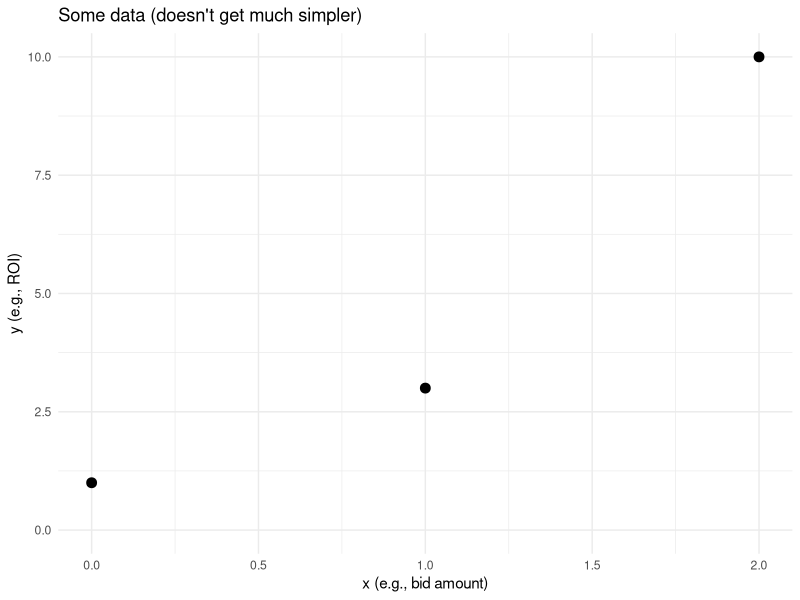
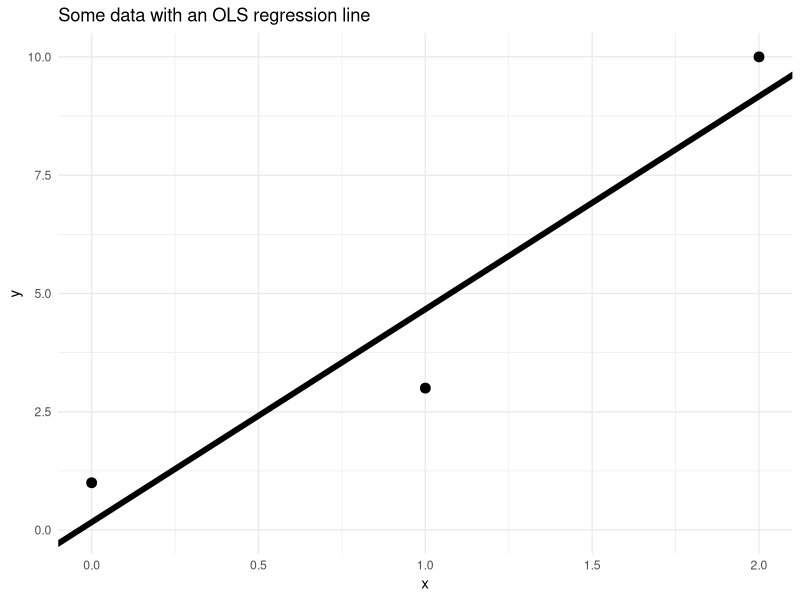
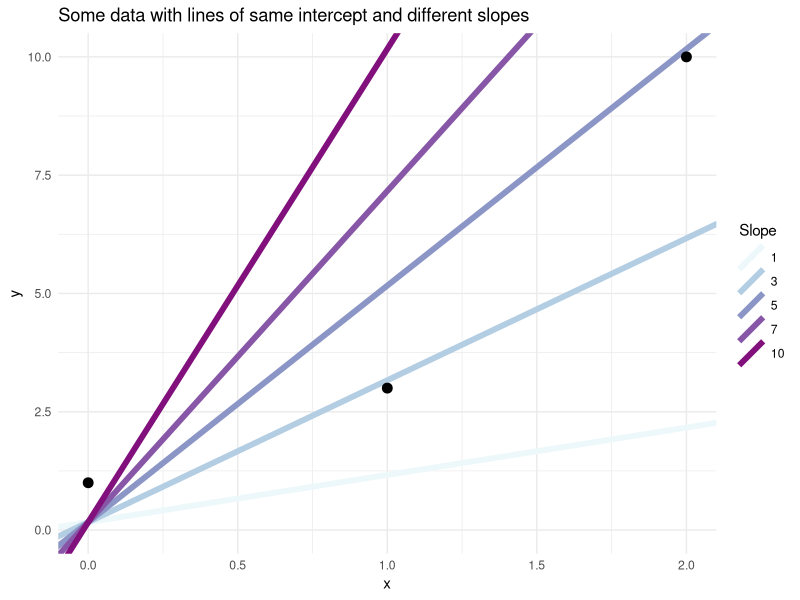
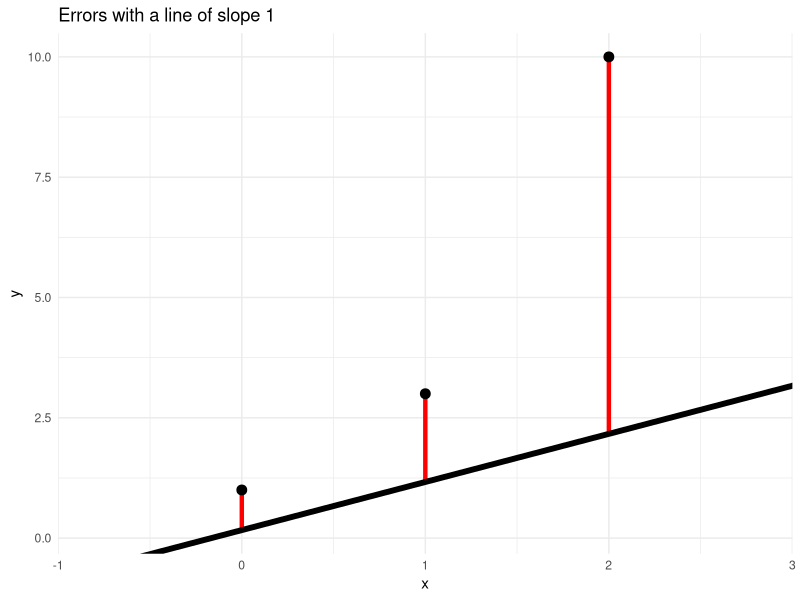
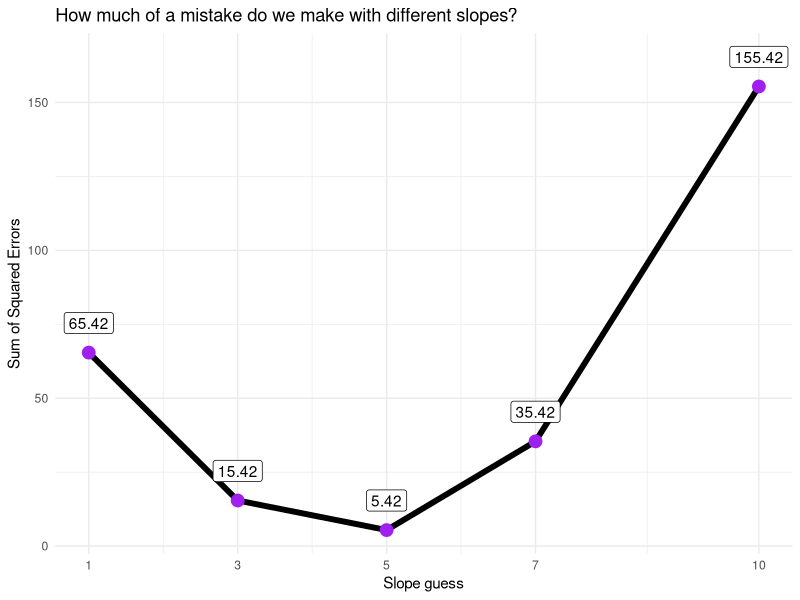
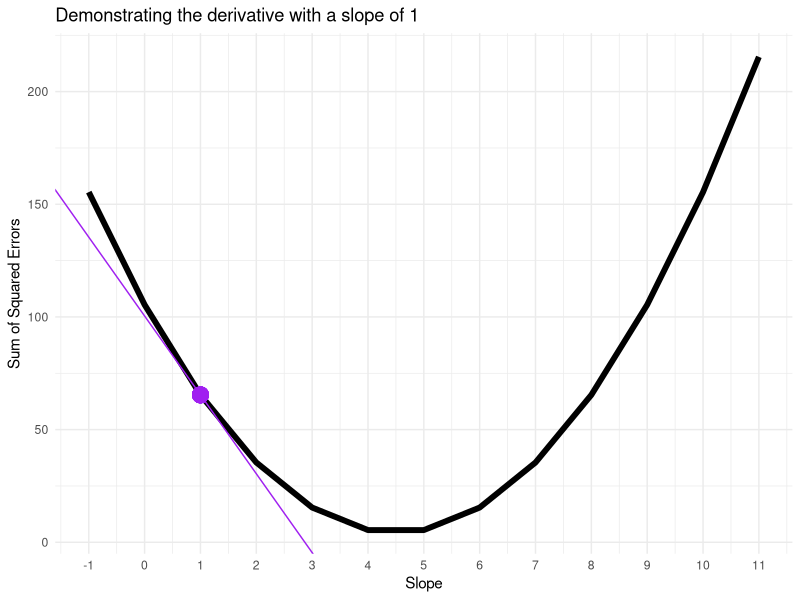
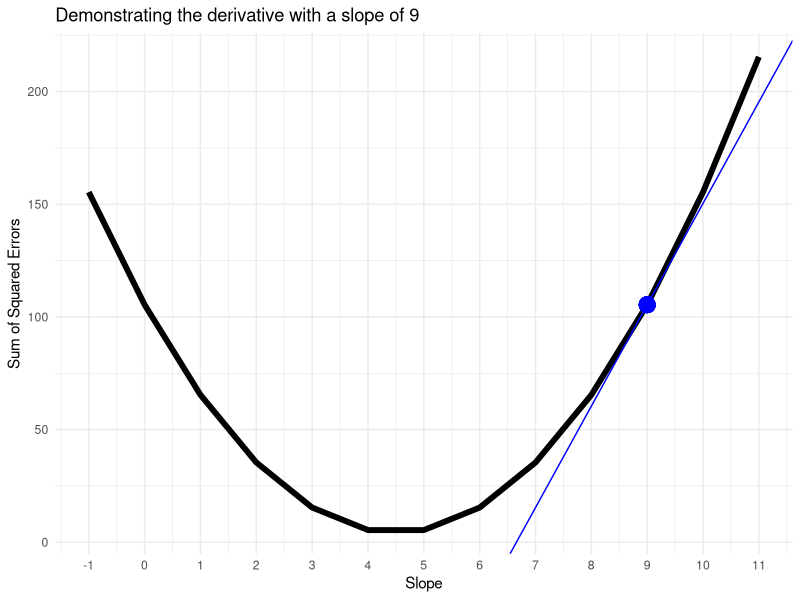
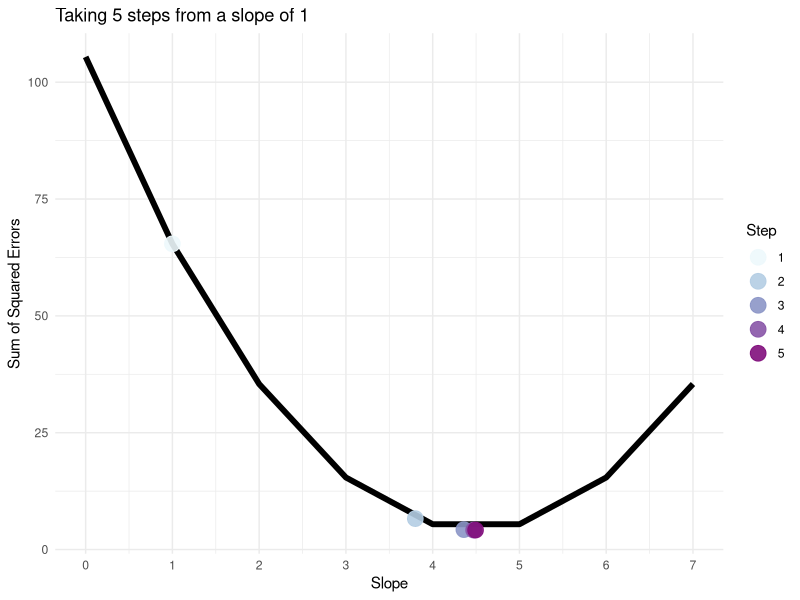

Reproduce these figures in R, in order.
## ---- chunk 1
knitr::opts_chunk$set(
  comment = "#>",
  fig.path = "temp/"
)
## ---- chunk 2
# Will be making heavy use of the tidyverse
library(tidyverse)
library(broom)
library(glue)
## ---- chunk 3
# Set default theme as minimal
theme_set(theme_minimal())
## ---- chunk 4
# Set a seed to make the analysis reproducible
set.seed(20200514)
## ---- chunk 5
# Tiny sample data set
d <- tibble(x = c(0, 1, 2),
            y = c(1, 3, 10))
## ---- chunk 6
ggplot(d, aes(x, y)) +
  geom_point(size = 3) +
  ggtitle("Some data (doesn't get much simpler)") +
  labs(x = "x (e.g., bid amount)", y = "y (e.g., ROI)") +
  scale_y_continuous(limits = c(0, max(d$y)))
## ---- chunk 7
model <- lm(y ~ x, d) %>% tidy()
model
## ---- chunk 8
ols_intercept <- model$estimate[1]
ols_slope     <- model$estimate[2]
## ---- chunk 9
cat("Intercept of",
    round(ols_intercept, 3),
    "and slope of",
    round(ols_slope, 3),
    "\n")
## ---- chunk 10
# Plot of these with the OLS solution
ggplot(d, aes(x, y)) +
  geom_point(size = 3) +
  geom_abline(intercept = ols_intercept, 
              slope = ols_slope,
              size = 2) +
  ggtitle("Some data with an OLS regression line") +
  scale_y_continuous(limits = c(0, max(d$y)))
## ---- chunk 11
slope_guesses <- tibble(slope = c(1, 3, 5, 7, 10))

ggplot(d, aes(x, y)) +
  geom_abline(
    aes(
      intercept = ols_intercept,
      slope = slope,
      color = factor(slope)
    ),
    data = slope_guesses,
    size = 2
  ) +
  geom_point(size = 3) +
  ggtitle(glue("Some data with lines of same intercept and different slopes")) +
  labs(color = "Slope") +
  scale_color_brewer(palette = 3) +
  scale_y_continuous(limits = c(0, max(d$y)))
## ---- chunk 12
# slope_guesses <- tibble(b = c(1, 7))
# 
# d %>%
#   mutate(predicted_y1 = ols_intercept + slope_guesses$b[1] * x,
#          predicted_y2 = ols_intercept + slope_guesses$b[2] * x) %>%
#   ggplot(aes(x, y)) +
#   geom_segment(aes(xend = x, yend = predicted_y1),
#                color = "red",
#                size = 1.5) +
#   geom_segment(aes(xend = x, yend = predicted_y2),
#                color = "purple",
#                size = 1.5) +
#   geom_point(size = 3) +
#   geom_abline(aes(intercept = ols_intercept,
#               slope = b),
#               data = slope_guesses,
#               size = 2) +
#   ggtitle(glue("Squared errors using a line of slope {slope_guess}")) +
#   scale_x_continuous(expand = c(0, 1))
## ---- chunk 13
slope_guess <- 1

d %>%
  mutate(predicted_y = ols_intercept + slope_guess * x) %>%
  ggplot(aes(x, y)) +
  geom_segment(aes(xend = x, yend = predicted_y),
               color = "red",
               size = 1.5) +
  # geom_text(aes(
  #   label = glue(
  #     "({y} - {round(predicted_y,1)}) squared = {round((y-predicted_y)^2,1)}"
  #   )
  # ),
  # nudge_y = 1) +
  geom_point(size = 3) +
  geom_abline(intercept = ols_intercept,
              slope = slope_guess,
              size = 2) +
  ggtitle(glue("Errors with a line of slope {slope_guess}")) +
  scale_x_continuous(expand = c(0, 1))
## ---- chunk 14
# Calculating the squared errors for a slope of 1
slope_guess <-  1

d %>%
  mutate(predicted_y = ols_intercept + slope_guess * x) %>% 
  mutate(error = y - predicted_y) %>% 
  mutate(squared_error = error^2)
## ---- chunk 15
# Summing the squared error gives:
d %>%
  mutate(predicted_y = ols_intercept + slope_guess * x) %>% 
  mutate(error = y - predicted_y) %>% 
  mutate(squared_error = error^2) %>% 
  summarise(sse = sum(squared_error))
## ---- chunk 16
# Function to add predicted y to data with x and y
add_predicted_y <- function(df, intercept, slope) {
  mutate(df, predicted_y = intercept + slope * x)
}

# Quick function to get sum of squared errors (sse) from the data
sse <- function(y, predicted_y) {
  squared_errors <- (y - predicted_y)^2
  sum(squared_errors)
}
## ---- chunk 17
# Compute Sum of Squared Errors (sse) for each slope
slope_tests <- tibble(slope_guess = c(1, 3, 5, 7, 10)) %>%
  mutate(sse = map_dbl(
    slope_guess, 
    ~ add_predicted_y(d, ols_intercept, .) %>% 
      summarise(sse = sse(y, predicted_y)) %>% 
      pull(sse)
  ))
## ---- chunk 18
slope_tests
## ---- chunk 19
slope_tests %>%
  ggplot(aes(slope_guess, sse)) +
  geom_line(size = 2) +
  geom_point(size = 4, color = "purple") +
  geom_label(aes(label = round(sse, 2)),
             nudge_y = 10) +
  labs(x = "Slope guess", y = "Sum of Squared Errors") +
  ggtitle("How much of a mistake do we make with different slopes?") +
  scale_x_continuous(breaks = slope_tests$slope_guess)
## ---- chunk 20
d %>%
  mutate(predicted_y = ols_intercept + slope_guess * x) %>% 
  mutate(error = y - predicted_y) %>% 
  mutate(squared_error = error^2)
## ---- chunk 21
# Derivative where slope = 1
sum( -2 * d$x * (d$y - ( 0.167 + 1 * d$x) ) )
## ---- chunk 22
many_slope_tests <- tibble(slope_guess = seq(-1, 11)) %>%
  mutate(sse = map_dbl(
    slope_guess, 
    ~ add_predicted_y(d, ols_intercept, .) %>% 
      summarise(sse = sse(y, predicted_y)) %>% 
      pull(sse)
  ))
## ---- chunk 23
demo_slope <- 1
derivative_at_slope <- sum( -2 * d$x * (d$y - ( 0.167 + demo_slope * d$x) ) )
error_at_slope <- many_slope_tests$sse[many_slope_tests$slope_guess == demo_slope]
derivative_intercept <- error_at_slope - derivative_at_slope * demo_slope

many_slope_tests %>%
  ggplot(aes(slope_guess, sse)) +
  geom_line(size = 2) +
  geom_abline(intercept = derivative_intercept,
              slope = derivative_at_slope,
              color = "purple") +
  geom_point(x = demo_slope, y = error_at_slope,
             size = 5, color = "purple") +
  labs(x = "Slope", y = "Sum of Squared Errors") +
  ggtitle(glue("Demonstrating the derivative with a slope of {demo_slope}")) +
  scale_x_continuous(breaks = many_slope_tests$slope_guess)
## ---- chunk 24
demo_slope <- 9
derivative_at_slope <- sum( -2 * d$x * (d$y - ( 0.167 + demo_slope * d$x) ) )
error_at_slope <- many_slope_tests$sse[many_slope_tests$slope_guess == demo_slope]
derivative_intercept <- error_at_slope - derivative_at_slope * demo_slope
derivative_at_slope
## ---- chunk 25
many_slope_tests %>%
  ggplot(aes(slope_guess, sse)) +
  geom_line(size = 2) +
  geom_abline(intercept = derivative_intercept,
              slope = derivative_at_slope,
              color = "blue") +
  geom_point(x = demo_slope, y = error_at_slope,
             size = 5, color = "blue") +
  labs(x = "Slope", y = "Sum of Squared Errors") +
  ggtitle(glue("Demonstrating the derivative with a slope of {demo_slope}")) +
  scale_x_continuous(breaks = many_slope_tests$slope_guess)
## ---- chunk 26
# Setup
initial_slope <- 1
learning_rate <- .08
steps_df <- tibble(step = seq_len(5), slope = NA)
current_slope <- initial_slope

# For each step...
for (step in steps_df$step) {
  # Store the current slope value
  steps_df$slope[step] <- current_slope
  
  # Calculate the derivative of the loss
  derivative <- sum(-2 * d$x * (d$y - (0.167 + current_slope * d$x)))
  
  # Update the slope value based on the derivative and learning rate
  current_slope <- current_slope - learning_rate * derivative
}

steps_df
## ---- chunk 27
steps_df_with_error <- steps_df %>% 
  mutate(sse = map_dbl(
    slope, 
    ~ add_predicted_y(d, ols_intercept, .) %>% 
      summarise(sse = sse(y, predicted_y)) %>% 
      pull(sse)
  ))

many_slope_tests %>%
  filter(between(slope_guess, 0, 7)) %>% 
  ggplot(aes(slope_guess, sse)) +
  geom_line(size = 2) +
  geom_point(aes(x = slope, y = sse, color = factor(step)),
             data = steps_df_with_error,
             size = 5, alpha = .9) +
  labs(x = "Slope", y = "Sum of Squared Errors", color = "Step") +
  ggtitle(glue("Taking {nrow(steps_df)} steps from a slope of {initial_slope}")) +
  scale_x_continuous(breaks = many_slope_tests$slope_guess) +
  scale_color_brewer(palette = 3)
## ---- chunk 28
# Simulate a larger data set
more_d <- tibble(x = rnorm(100),
                 y = .6 * x + rnorm(100) + 5)
## ---- chunk 29
more_d %>% 
  ggplot(aes(x, y)) +
    geom_point()
## ---- chunk 30
more_d_model <- lm(y ~ x, more_d) %>% tidy()
more_d_model
## ---- chunk 31
more_d_ols_intercept <- more_d_model$estimate[1]
more_d_ols_slope     <- more_d_model$estimate[2]
## ---- chunk 32
# Hyperparameters
initial_slope   <- 1
learning_rate   <- .001
minimum_step    <- .0001
maximimum_steps <- 1000

# Values to track
slope <- initial_slope
step  <- Inf
steps <- 0

# Run Gradient Descent until stopping criterion reached
while((steps < maximimum_steps) && (abs(step) > minimum_step)) {
  derivative <- sum( -2 * more_d$x * (more_d$y - ( more_d_ols_intercept + slope * more_d$x) ) )
  step  <- learning_rate * derivative
  steps <- steps + 1
  slope <- slope - step
}
## ---- chunk 33
glue("OLS slope: {round(more_d_ols_slope, 3)}",
     "Gradient Descent slope: {round(slope, 3)}",
     "Number of steps: {steps}",
     .sep = "\n")
## ---- chunk 34
# Functions to compute derivatives
get_slope_derivative <- function(x, y, intercept, slope) {
  sum( -2 * x * (y - ( intercept + slope * x) ) )
}

get_intercept_derivative <- function(x, y, intercept, slope) {
  sum( -2 * (y - ( intercept + slope * x) ) )
}
## ---- chunk 35
# Hyperparameters
initial_intercept <- 0
initial_slope     <- 1
learning_rate     <- .001
minimum_step      <- .0001
maximimum_steps   <- 1000

# Values to track
intercept      <- initial_intercept
slope          <- initial_slope
intercept_step <- Inf
slope_step     <- Inf
steps          <- 0

# Run Gradient Descent until stopping criterion reached
while((steps < maximimum_steps) && (max(abs(intercept_step), abs(slope_step)) > minimum_step)) {
  
  # Handle intercept
  intercept_derivative <- get_intercept_derivative(
    more_d$x,
    more_d$y,
    intercept,
    slope
  )
  intercept_step <- learning_rate * intercept_derivative
  intercept <- intercept - intercept_step
  
  # Handle slope
  slope_derivative <- get_slope_derivative(
    more_d$x,
    more_d$y,
    intercept,
    slope
  )
  slope_step <- learning_rate * slope_derivative
  slope <- slope - slope_step
  
  # Increment step
  steps <- steps + 1
}
## ---- chunk 36
glue("OLS intercept: {round(more_d_ols_intercept, 3)}",
     "OLS slope: {round(more_d_ols_slope, 3)}",
     "Gradient Descent intercept: {round(intercept, 3)}",
     "Gradient Descent slope: {round(slope, 3)}",
     "Number of steps: {steps}",
     .sep = "\n")
